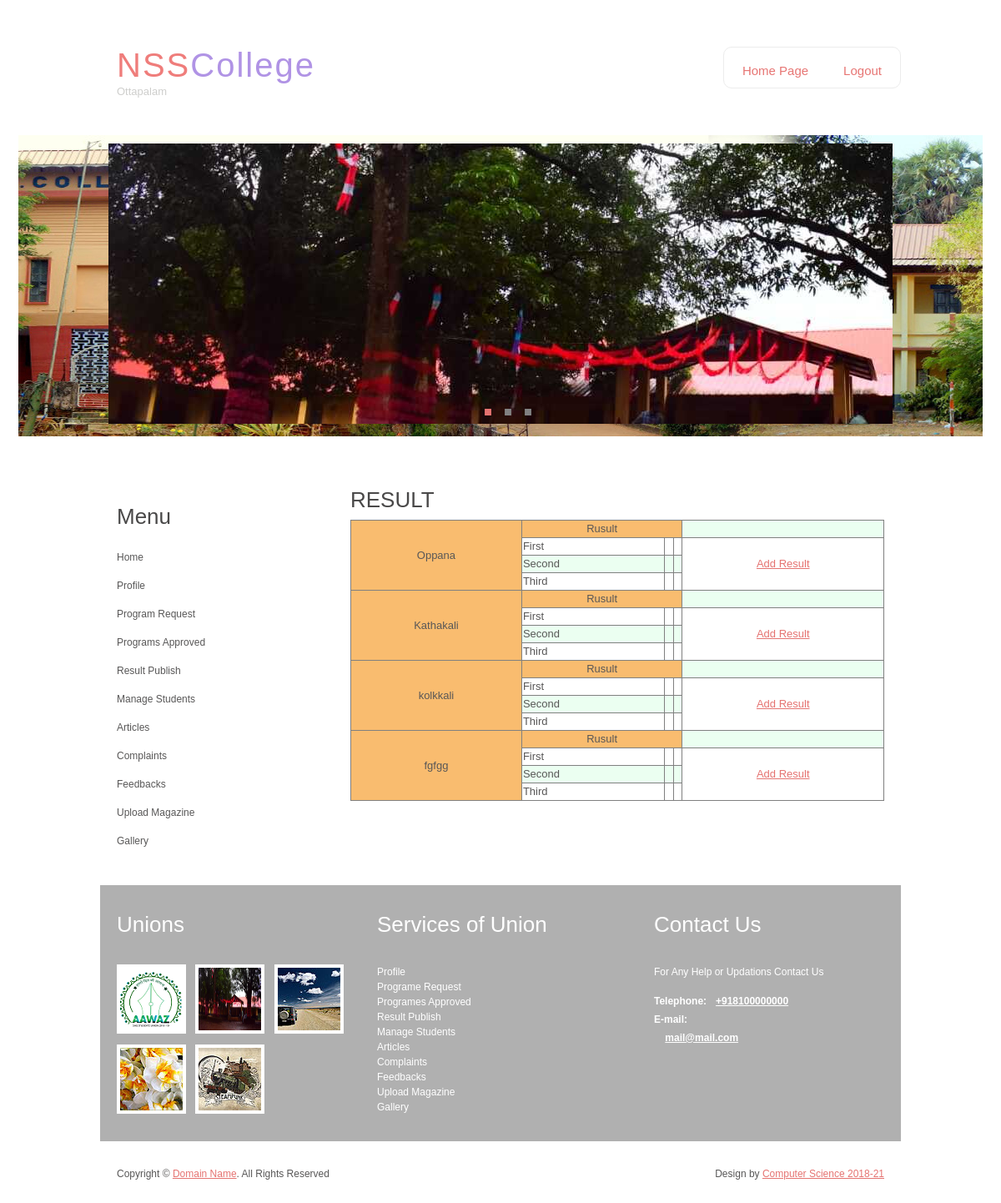
Page /result.php?idd=2000 (signed in) on the committed database.
### tables this page shows
CREATE TABLE `events` (
  `event_id` int(50) NOT NULL,
  `program_id` varchar(50) NOT NULL,
  `event` varchar(50) NOT NULL
);

### result.php (the view, shortened to what this page needs)
<?php
include('connect.php');
include('header.php');
$idd=$_GET['idd'];
?>
  <div class="content">
    <div class="content_resize">
      <div class="mainbar">
        <div class="article">
        </div>
        <div class="article">
          <h2><span>RESULT</span></h2>
			<?php
		 $qry0="SELECT `event_id`,`event` FROM `events` WHERE program_id='$idd'";
		$exc0=mysqli_query($con,$qry0);
			?>
          <form  method="post" id="sendemail" >
			  <table width="100%" class="blueTable" border="1">
           	     <?php  while($row0=mysqli_fetch_array($exc0)) { $event_id=$row0['event_id']; ?>
            	<tr bgcolor="#F9BC6F">
            		<td align="center" rowspan="4"><?php echo $row0['event']; ?></td>
					<td colspan="3" align="center">Rusult </td></tr>
            		<tr>
            		<td>First</td>
            		<td></td>
						<td></td><td align="center" rowspan="3"><a href="addresult.php?idd=<?php echo $row0['event_id'];?>">Add Result</a></td> </tr>
				<tr><td>Second</td>
           			<td></td>
            		<td></td>  </tr>
			 <tr> <td>Third</td>
            		<td></td>
						<td></td>  </tr><?php } ?>
				</table></form>
        </div>
      </div>
        <?php
		include('slidebarunion.php');
		?>
      </div>
  </div>
<?php
		include('footer.php');
		?>
</body>
</html>

### css/style.css (style rules this page uses)
body { margin:0; padding:0; width:100%; color:#585757; font:normal 12px/1.5em "Liberation sans", Arial, Helvetica, sans-serif; background:#fff url(../images/header_bg.jpg) repeat-x center 172px; }
html, .main { padding:0; margin:0; }
h2 { margin:8px 0; padding:8px 0; font-size:26px; font-weight:normal; line-height:1.2em; color:#494848; text-transform:none; }
a { color:#e57371; text-decoration:underline; }
.header, .content, .menu_nav, .fbg, .footer, form, ol, ol li, ul, .content .mainbar, .content .sidebar { margin:0; padding:0; }
.content { padding:0; }
.content_resize { margin:0 auto; padding:24px 0 40px; width:960px; }
.content .mainbar { margin:0; padding:0; float:right; width:680px; }
.content .mainbar h2 { margin-bottom:0; }
.content .mainbar .article { margin:0 0 8px; padding:0 20px 16px; background:no-repeat 20px top; }
a { outline:none; }

### css/table.css (style rules this page uses)
table.blueTable { font-family: "Arial", Helvetica,sans-serif; background-color: #EBFFF1; width: 100%; text-align: left; border-collapse: collapse; }
table.blueTable tbody td { font-size: 13px; }
table.blueTable tr:nth-child(even) { background: #FFFFFF; }

### rows in the picture
events: event "Oppana"
events: event "Kathakali"
events: event "kolkkali"
events: event "fgfgg"
